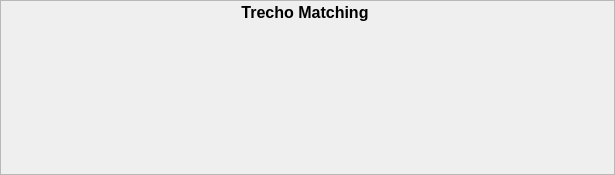
              <widget class="QFrame" name="frame_6">
               <property name="minimumSize">
                <size>
                 <width>610</width>
                 <height>170</height>
                </size>
               </property>
               <property name="frameShape">
                <enum>QFrame::StyledPanel</enum>
               </property>
               <property name="frameShadow">
                <enum>QFrame::Raised</enum>
               </property>
               <widget class="PyDMDrawingRectangle" name="SR_MBTemp23">
                <property name="geometry">
                 <rect>
                  <x>462</x>
                  <y>134</y>
                  <width>40</width>
                  <height>18</height>
                 </rect>
                </property>
                <property name="toolTip">
                 <string/>
                </property>
                <property name="brush" stdset="0">
                 <brush brushstyle="SolidPattern">
                  <color alpha="255">
                   <red>0</red>
                   <green>0</green>
                   <blue>255</blue>
                  </color>
                 </brush>
                </property>
               </widget>
               <widget class="PyDMDrawingRectangle" name="SRB1B_ChED">
                <property name="geometry">
                 <rect>
                  <x>188</x>
                  <y>26</y>
                  <width>20</width>
                  <height>15</height>
                 </rect>
                </property>
                <property name="toolTip">
                 <string/>
                </property>
                <property name="brush" stdset="0">
                 <brush brushstyle="SolidPattern">
                  <color alpha="255">
                   <red>0</red>
                   <green>255</green>
                   <blue>0</blue>
                  </color>
                 </brush>
                </property>
               </widget>
               <widget class="PyDMDrawingRectangle" name="SRVPSB1B_ChBG">
                <property name="geometry">
                 <rect>
                  <x>214</x>
                  <y>26</y>
                  <width>20</width>
                  <height>15</height>
                 </rect>
                </property>
                <property name="toolTip">
                 <string/>
                </property>
                <property name="brush" stdset="0">
                 <brush brushstyle="SolidPattern">
                  <color alpha="255">
                   <red>0</red>
                   <green>255</green>
                   <blue>0</blue>
                  </color>
                 </brush>
                </property>
               </widget>
               <widget class="QLabel" name="SR_Pic6">
                <property name="geometry">
                 <rect>
                  <x>4</x>
                  <y>28</y>
                  <width>602</width>
                  <height>138</height>
                 </rect>
                </property>
                <property name="text">
                 <string/>
                </property>
                <property name="pixmap">
                 <pixmap>../../../.designer/images/SR/SR_pic6.png</pixmap>
                </property>
                <property name="scaledContents">
                 <bool>true</bool>
                </property>
               </widget>
               <widget class="QLabel" name="label_41">
                <property name="geometry">
                 <rect>
                  <x>4</x>
                  <y>3</y>
                  <width>602</width>
                  <height>19</height>
                 </rect>
                </property>
                <property name="text">
                 <string>&lt;html&gt;&lt;head/&gt;&lt;body&gt;&lt;p align=&quot;center&quot;&gt;&lt;span style=&quot; font-size:12pt; font-weight:600;&quot;&gt;Trecho Matching&lt;/span&gt;&lt;/p&gt;&lt;/body&gt;&lt;/html&gt;</string>
                </property>
               </widget>
               <widget class="PyDMDrawingRectangle" name="SRM1_ChED">
                <property name="geometry">
                 <rect>
                  <x>472</x>
                  <y>70</y>
                  <width>20</width>
                  <height>15</height>
                 </rect>
                </property>
                <property name="toolTip">
                 <string/>
                </property>
                <property name="brush" stdset="0">
                 <brush brushstyle="SolidPattern">
                  <color alpha="255">
                   <red>0</red>
                   <green>255</green>
                   <blue>0</blue>
                  </color>
                 </brush>
                </property>
               </widget>
               <zorder>SR_Pic6</zorder>
               <zorder>label_41</zorder>
               <zorder>SRB1B_ChED</zorder>
               <zorder>SRVPSB1B_ChBG</zorder>
               <zorder>SR_MBTemp23</zorder>
               <zorder>SRM1_ChED</zorder>
              </widget>
